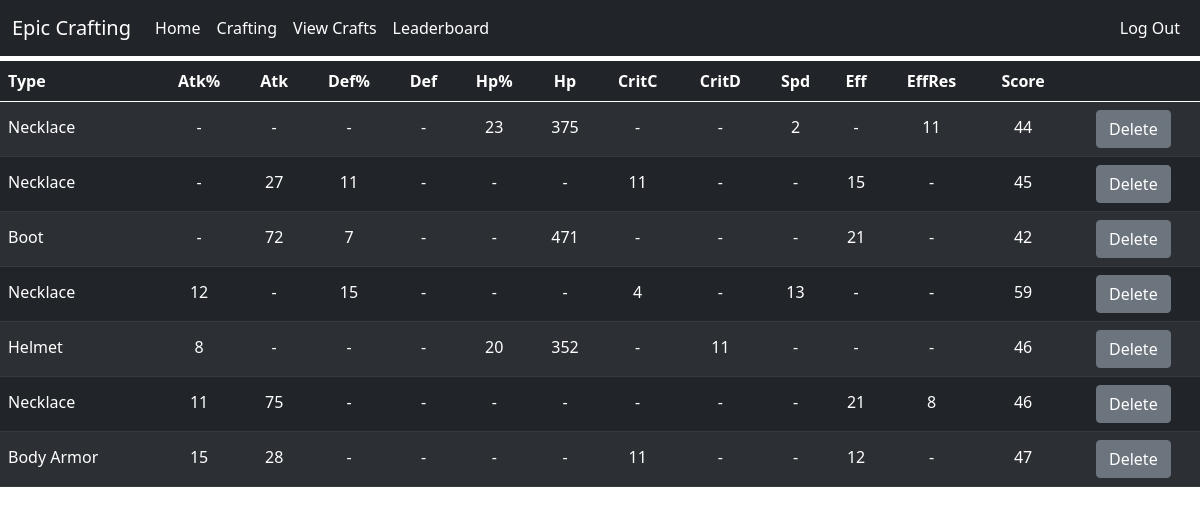
/crafts (signed in), run on an earlier commit of the app's database.
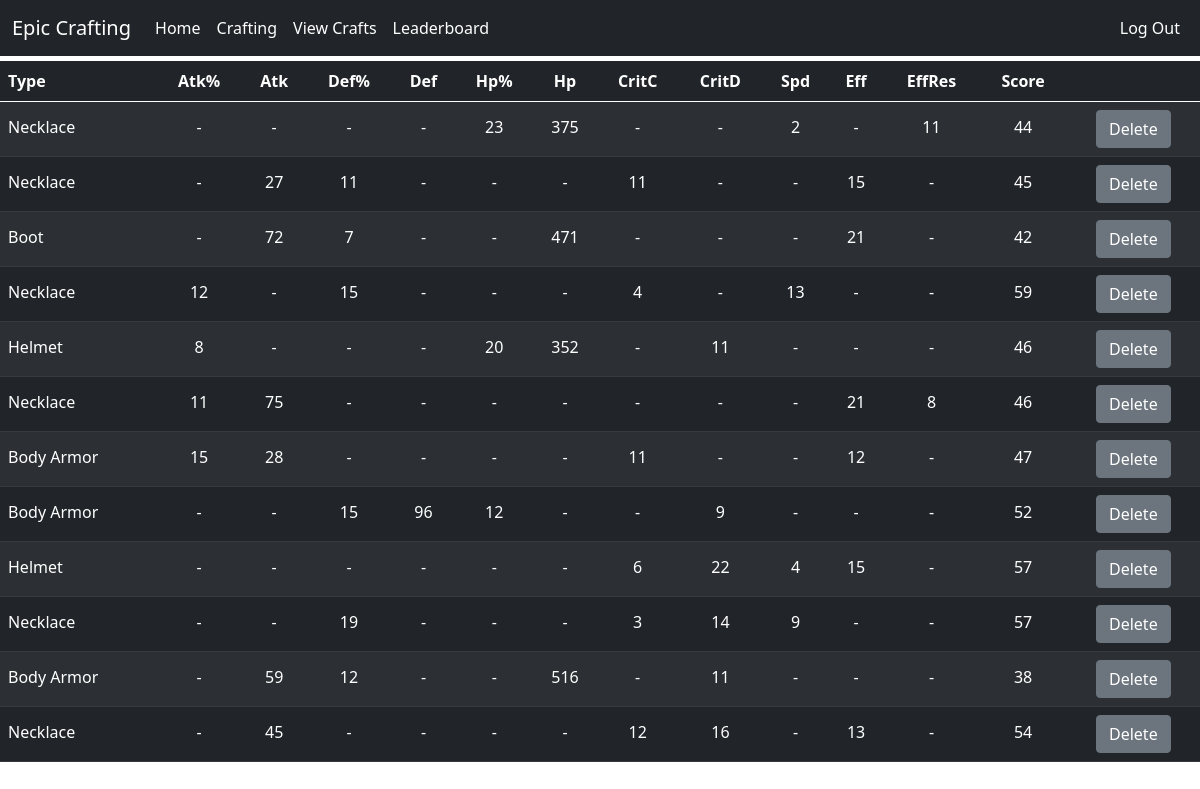
And on a later commit of the database.
### website/models.py (models this page shows, shortened)
class EquipDB(db.Model):
    id   = db.Column('id', db.Integer, primary_key=True)
    type = db.Column('Type', db.String(20))
    atkP = db.Column('Atk%', db.Integer, default=0)
    atkF = db.Column('Atk', db.Integer, default=0)
    defP = db.Column('Def%', db.Integer, default=0)
    defF = db.Column('Def', db.Integer, default=0)
    hpP  = db.Column('Hp%', db.Integer, default=0)
    hpF  = db.Column('Hp', db.Integer, default=0)
    criC = db.Column('CritC', db.Integer, default=0)
    criD = db.Column('CritD', db.Integer, default=0)
    spd  = db.Column('Spd', db.Integer, default=0)
    eff  = db.Column('Eff', db.Integer, default=0)
    effR = db.Column('EffRes', db.Integer, default=0)
    gs   = db.Column('Score', db.Integer, default=0)
    userName = db.Column(db.String(20), db.ForeignKey('user.name'))
    date = db.Column(db.DateTime)

### website/views.py (the view, shortened to what this page needs)
@views.route('/crafts', methods=["POST", "GET"])
@login_required
def crafts():
    saved_equips = EquipDB.query.filter_by(userName=current_user.name)
    ordered_equips = []
    return render_template("crafts.html", saved_equips=saved_equips, user=current_user)

### website/__init__.py (called while the page is built)
def create_app():
    app = Flask(__name__)
    app.config['SECRET_KEY'] = 'very-epic'
    app.config['SQLALCHEMY_DATABASE_URI'] = f'sqlite:///{DB_NAME}'
    app.config['SQLALCHEMY_TRACK_MODIFICATIONS'] = False
    db.init_app(app)
    from .views import views
    app.register_blueprint(views, url_prefix='/')
    from .models import EquipDB, User
    create_database(app)
    loginManager = LoginManager()
    loginManager.login_view = 'views.login'
    loginManager.init_app(app)
    @loginManager.user_loader
    def loadUser(id):
        return User.query.get(int(id))
    return app

### website/templates/crafts.html (shortened to what this page needs)
{% extends "base.html" %}
{% block head %}
<link rel="stylesheet" href="{{ url_for('static', filename='crafts.css') }}">
{% endblock %}
{% block content%}
<table class='table table-hover table-striped table-dark' id='craftTable'>
    <thead>
        <tr>
            <th class='typecol header' onclick="colSort('type')">Type</th>
            <th class='header' onclick="colSort('atkP')">Atk%</th>
            <th class='header' onclick="colSort('atkF')">Atk</th>
            <th class='header' onclick="colSort('defP')">Def%</th>
            <th class='header' onclick="colSort('defF')">Def</th>
            <th class='header' onclick="colSort('hpP')" >Hp%</th>
            <th class='header' onclick="colSort('hpF')" >Hp</th>
            <th class='header' onclick="colSort('criC')">CritC</th>
            <th class='header' onclick="colSort('criD')">CritD</th>
            <th class='header' onclick="colSort('spd')" >Spd</th>
            <th class='header' onclick="colSort('eff')" >Eff</th>
            <th class='header' onclick="colSort('effR')">EffRes</th>
            <th class='header' onclick="colSort('gs')">Score</th>
            <th>&nbsp;</th>
        </tr>
    </thead>
    <tbody>
        {% for equip in saved_equips %}
        <tr id="{{ equip.id }}">
            <td class="typecol">{{ equip.type }}</th>
            {% if equip.atkP %}
                <td>{{ equip.atkP }}</th>
            {% else %}
                <td>-</td>
            {% endif %}
            {% if equip.atkF %}
                <td>{{ equip.atkF }}</th>
            {% else %}
                <td>-</td>
            {% endif %}
            {% if equip.defP %}
                <td>{{ equip.defP }}</th>
            {% else %}
                <td>-</td>
            {% endif %}
            {% if equip.defF %}
                <td>{{ equip.defF }}</th>
            {% else %}
                <td>-</td>
            {% endif %}
            {% if equip.hpP %}
                <td>{{ equip.hpP }}</th>
            {% else %}
                <td>-</td>
            {% endif %}
            {% if equip.hpF %}
                <td>{{ equip.hpF }}</th>
            {% else %}
                <td>-</td>
            {% endif %}
            {% if equip.criC%}
                <td>{{ equip.criC }}</th>
            {% else %}
                <td>-</td>
            {% endif %}
            {% if equip.criD %}
                <td>{{ equip.criD }}</th>
            {% else %}
                <td>-</td>
            {% endif %}
            {% if equip.spd %}
                <td>{{ equip.spd }}</th>
            {% else %}
                <td>-</td>
            {% endif %}
            {% if equip.eff %}
                <td>{{ equip.eff }}</th>
            {% else %}
                <td>-</td>
            {% endif %}
            {% if equip.effR %}
                <td>{{ equip.effR }}</th>
            {% else %}
                <td>-</td>
            {% endif %}
            <td>{{ equip.gs }}</td>
            <td><button type="button" class="btn btn-secondary" onclick="remove('{{equip.id}}')">Delete</button></td>
        </tr>
        {% endfor %}
    </tbody>
</table>
{% endblock %}

What changed in the data, as far as the page shows it:
added EquipDB: type "Body Armor", defP "15", defF "96", hpP "12", criD "9", gs "52"
added EquipDB: type "Helmet", criC "6", criD "22", spd "4", eff "15", gs "57"
added EquipDB: type "Necklace", defP "19", criC "3", criD "14", spd "9", gs "57"
added EquipDB: type "Body Armor", atkF "59", defP "12", hpF "516", criD "11", gs "38"
added EquipDB: type "Necklace", atkF "45", criC "12", criD "16", eff "13", gs "54"
